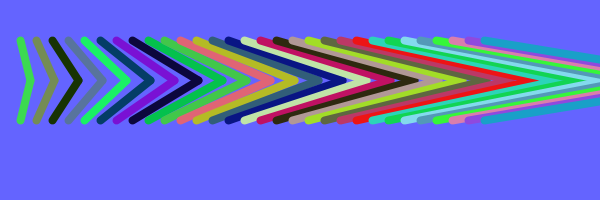
Frame 1 (no input)
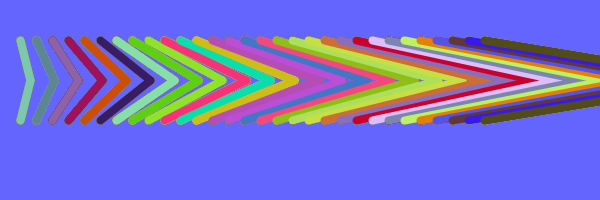
Frame 60 (the mouse pressed at the canvas centre just before this capture)
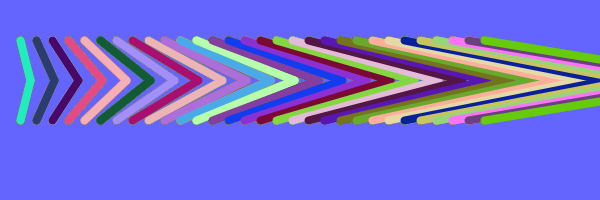
Frame 120 (the mouse held since frame 60 and released just before this capture)

The Processing sketch that drew these frames (run headless with seeded random() and noise(); from frame 60 on, the mouse is pressed at the canvas centre):

// Processing sketch: processing_89592
// ── processing_89592.pde

//draw diagonal lines
void setup (){
  size (600,200);
  smooth();
  background(100,100,255,150);
}
/* hard coded lines
void draw (){
  strokeWeight(8);
  stroke(100,250,50);
  line (20,40,80,80);
  line (80,40,140,80);
  line (140,40,200,80);
  line (200,40,260,80);
}
*/ 
void draw(){
  strokeWeight(8);
  stroke(random(0,255),random(0,255), random(0,255));
  for(int i=20; i<500; i+=16) {
  stroke(random(0,255),random(0,255), random(0,255));
    line(i,40,i+i/2,80);
    line(i+i/2,80,i,120);
  }
}
